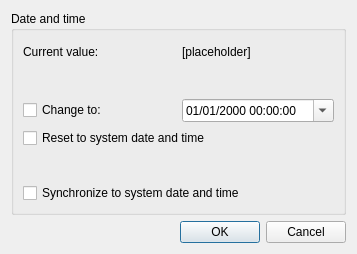
<?xml version="1.0" encoding="UTF-8"?>
<ui version="4.0">
 <class>DateTimeDialog</class>
 <widget class="QDialog" name="DateTimeDialog">
  <property name="geometry">
   <rect>
    <x>0</x>
    <y>0</y>
    <width>357</width>
    <height>254</height>
   </rect>
  </property>
  <property name="windowTitle">
   <string>Date and time - melonDS</string>
  </property>
  <layout class="QVBoxLayout" name="verticalLayout">
   <item>
    <widget class="QGroupBox" name="groupBox_2">
     <property name="title">
      <string>Date and time</string>
     </property>
     <layout class="QGridLayout" name="gridLayout_2">
      <item row="3" column="0" colspan="2">
       <widget class="QCheckBox" name="chkResetTime">
        <property name="text">
         <string>Reset to system date and time</string>
        </property>
       </widget>
      </item>
      <item row="0" column="0">
       <widget class="QLabel" name="label">
        <property name="text">
         <string>Current value:</string>
        </property>
       </widget>
      </item>
      <item row="0" column="1">
       <widget class="QLabel" name="lblCustomTime">
        <property name="text">
         <string>[placeholder]</string>
        </property>
       </widget>
      </item>
      <item row="2" column="0">
       <widget class="QCheckBox" name="chkChangeTime">
        <property name="text">
         <string>Change to:</string>
        </property>
       </widget>
      </item>
      <item row="2" column="1">
       <widget class="QDateTimeEdit" name="txtNewCustomTime">
        <property name="dateTime">
         <datetime>
          <hour>0</hour>
          <minute>0</minute>
          <second>0</second>
          <year>2000</year>
          <month>1</month>
          <day>1</day>
         </datetime>
        </property>
        <property name="maximumDateTime">
         <datetime>
          <hour>23</hour>
          <minute>59</minute>
          <second>59</second>
          <year>2099</year>
          <month>12</month>
          <day>31</day>
         </datetime>
        </property>
        <property name="minimumDateTime">
         <datetime>
          <hour>0</hour>
          <minute>0</minute>
          <second>0</second>
          <year>2000</year>
          <month>1</month>
          <day>1</day>
         </datetime>
        </property>
        <property name="displayFormat">
         <string>dd/MM/yyyy HH:mm:ss</string>
        </property>
        <property name="calendarPopup">
         <bool>true</bool>
        </property>
       </widget>
      </item>
      <item row="5" column="0" colspan="2">
       <widget class="QCheckBox" name="chkSyncTime">
        <property name="text">
         <string>Synchronize to system date and time</string>
        </property>
       </widget>
      </item>
      <item row="1" column="0" colspan="2">
       <widget class="QLabel" name="label_2">
        <property name="text">
         <string/>
        </property>
       </widget>
      </item>
      <item row="4" column="0" colspan="2">
       <widget class="QLabel" name="label_3">
        <property name="text">
         <string/>
        </property>
       </widget>
      </item>
     </layout>
    </widget>
   </item>
   <item>
    <widget class="QDialogButtonBox" name="buttonBox">
     <property name="orientation">
      <enum>Qt::Orientation::Horizontal</enum>
     </property>
     <property name="standardButtons">
      <set>QDialogButtonBox::StandardButton::Cancel|QDialogButtonBox::StandardButton::Ok</set>
     </property>
    </widget>
   </item>
  </layout>
 </widget>
 <tabstops>
  <tabstop>chkChangeTime</tabstop>
  <tabstop>txtNewCustomTime</tabstop>
  <tabstop>chkResetTime</tabstop>
  <tabstop>chkSyncTime</tabstop>
 </tabstops>
 <resources/>
 <connections>
  <connection>
   <sender>buttonBox</sender>
   <signal>accepted()</signal>
   <receiver>DateTimeDialog</receiver>
   <slot>accept()</slot>
   <hints>
    <hint type="sourcelabel">
     <x>248</x>
     <y>254</y>
    </hint>
    <hint type="destinationlabel">
     <x>157</x>
     <y>274</y>
    </hint>
   </hints>
  </connection>
  <connection>
   <sender>buttonBox</sender>
   <signal>rejected()</signal>
   <receiver>DateTimeDialog</receiver>
   <slot>reject()</slot>
   <hints>
    <hint type="sourcelabel">
     <x>316</x>
     <y>260</y>
    </hint>
    <hint type="destinationlabel">
     <x>286</x>
     <y>274</y>
    </hint>
   </hints>
  </connection>
 </connections>
</ui>
